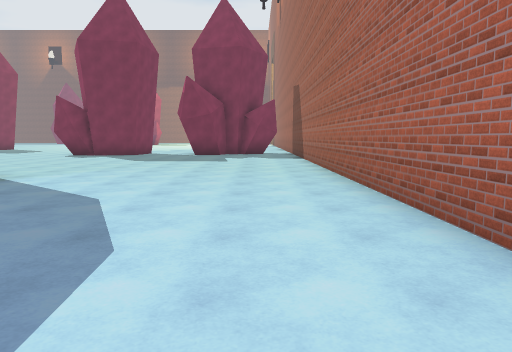
view 1 (above)

24 first-person views from a walk through a scene from a Unity 3-D project. The camera is 1.4 m above the floor, tilts 6° down and sees 70° across. The floor is counted in squares, 2 m on a side. Each view is taken from the middle of a square. On the plan, view 1 faces up. The plan holds only what a view shows up to about 11 squares ahead; the rest is blank. The place goes on beyond the plan. Some surface patterns are stand-ins.

view 2
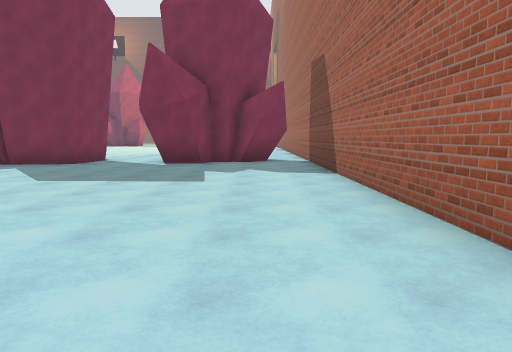

view 3
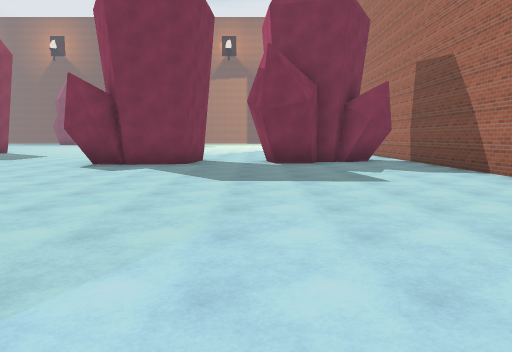

view 4
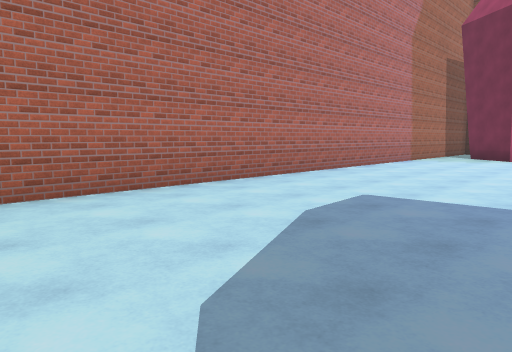

view 5
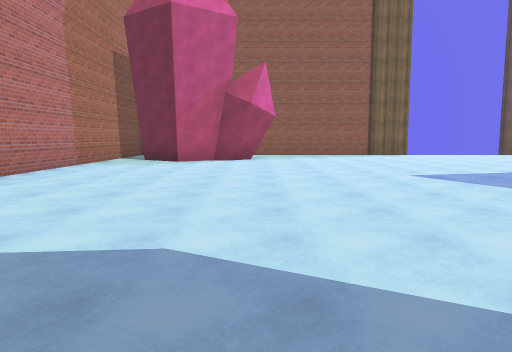

view 6
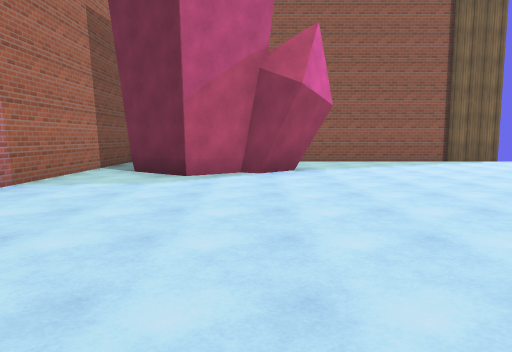

view 7
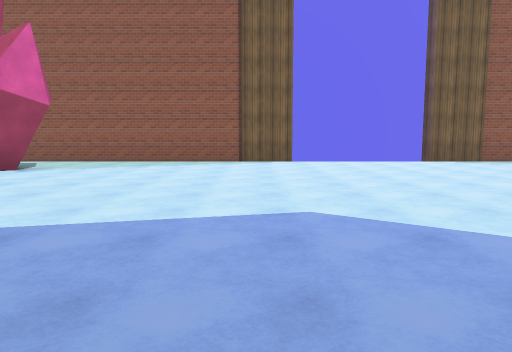

view 8
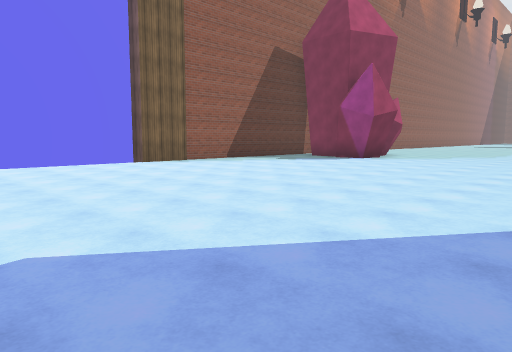

view 9
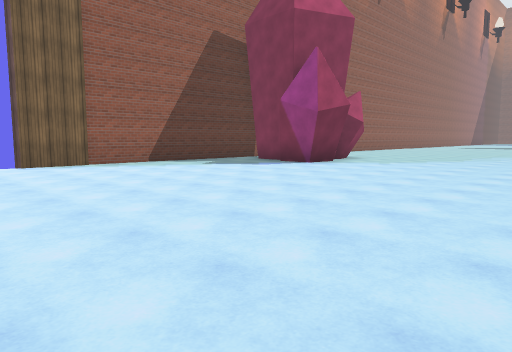

view 10
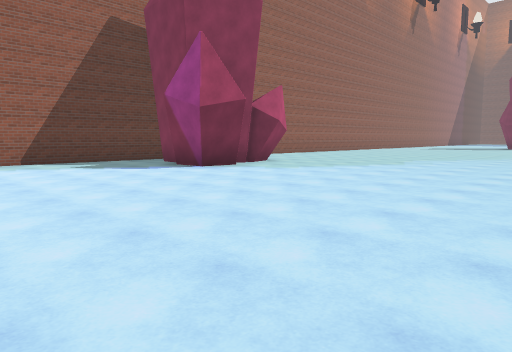

view 11
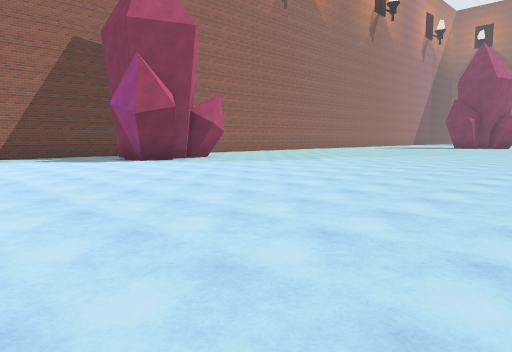

view 12
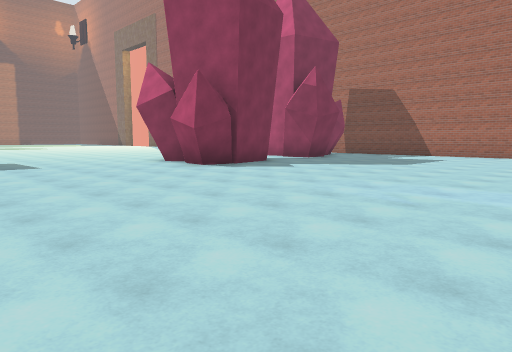

view 13
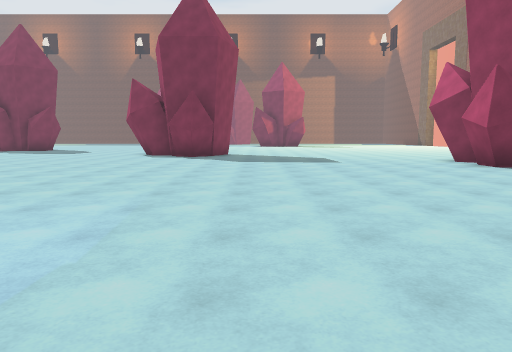

view 14
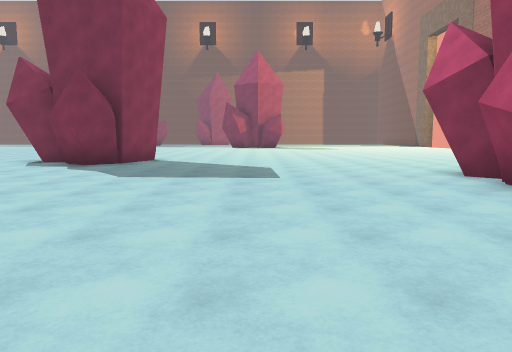

view 15
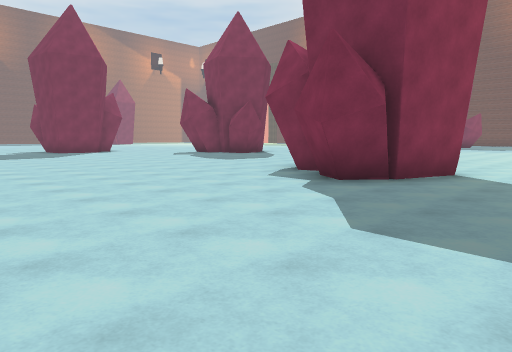

view 16
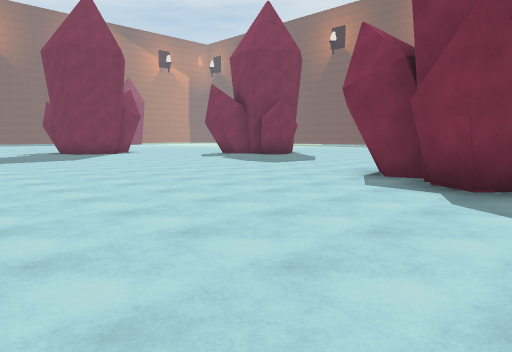

view 17
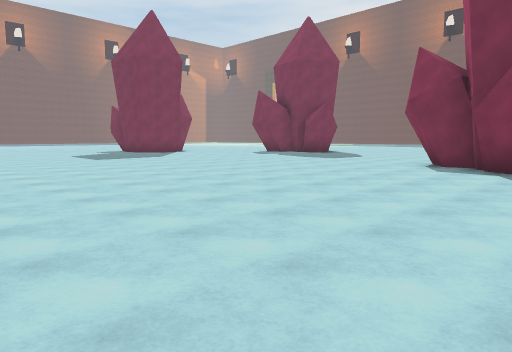

view 18
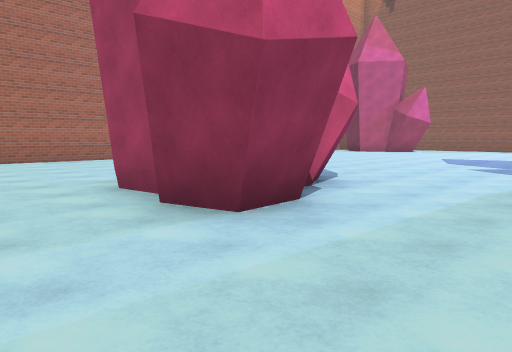

view 19
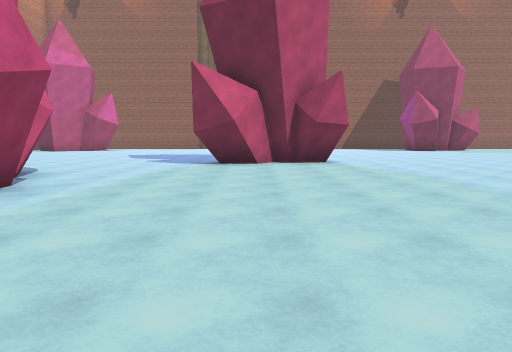

view 20
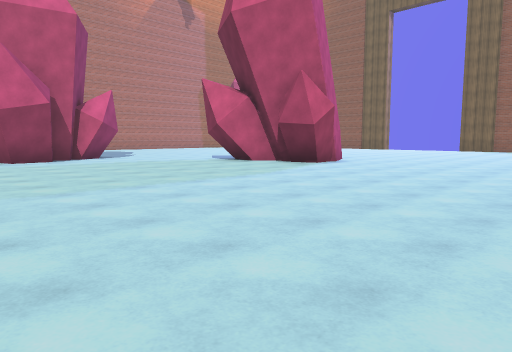

view 21
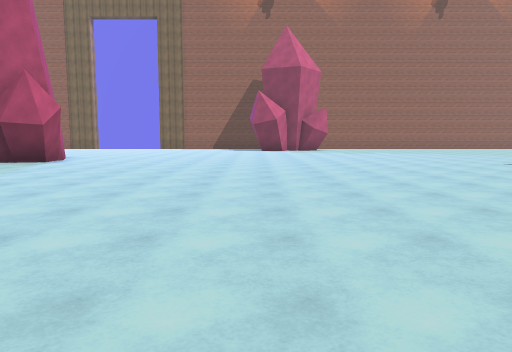

view 22
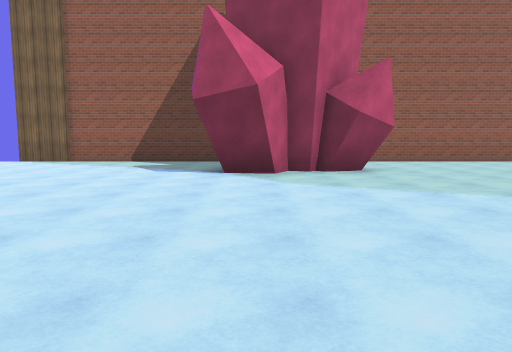

view 23
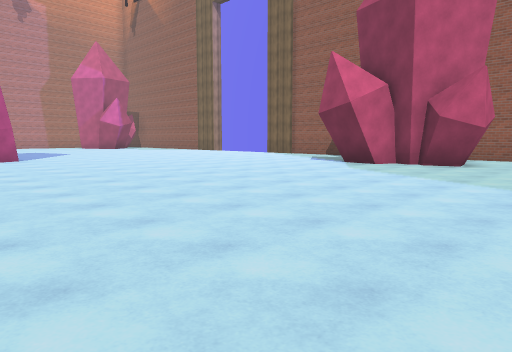

view 24
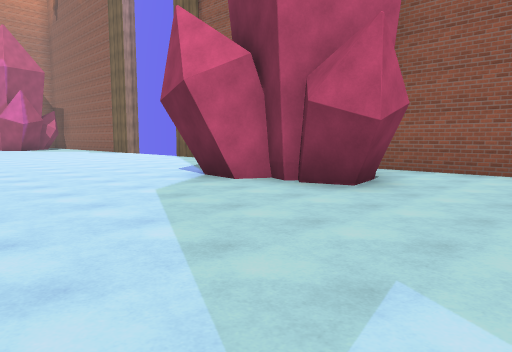

### Floor plan
Points are (right, up) in squares from view 1. A wall is a line through its corners. A room is listed if a view was taken in it or the views show most of it. See-through windows are left out.
Room 1 (views 1, 2, 3, 4, 5, 6, 7, 8, 9, 10, 11, 12, 13, 14, 15, 16, 17, 18, 19, 20, 21, 22, 23, 24)
walls: (-7.8, 5.7) (-7.9, 6.9); (-7.7, 7) (-6.6, 7.2); (-10.6, 1.8) (-9.4, 1.5); (-13.3, 1.2) (-12.5, 1.4); (-11.9, 1) (-11.3, 0.7); (-12.2, 0.9) (-12.1, 0.8) (-12, 0.9); (-13.3, 0.9) (-12.4, 1.2); (-11.5, 0.6) (-10.7, 1.7) (-9.5, 1.4); (-6.7, 3.5) (-7, 4.2) (-7, 4.8); (-6.6, 3.7) (-7, 4.5) (-6.8, 4.8); (-6, 6.7) (-5, 6.8); (-13.1, -0.3) (-13.2, 0.6); (-12.4, -1.6) (-13.1, -0.2); (-7.7, 14.6) (-7.6, 15.5); (-6.4, 14.6) (-6.7, 14.2) (-7.5, 14.4); (-6.8, 16.2) (-7.5, 16.9); (-4.6, 16.1) (-4.8, 14.6) (-6.5, 14.3); (-2.7, 14.8) (-2.9, 15.7); (-15.4, 18.8) (-16.2, 19.4); (-14.5, 19.5) (-15.1, 18.9); (-14.7, 19.9) (-14.7, 19.6); (-16.2, 19.9) (-16.4, 20.4) (-17.3, 20.2) (-17.9, 21.2); (-0.3, 15.3) (-0.6, 15.6) (-0.7, 15.4) (-1.2, 15.5) (-1.6, 14.6) (-2.7, 14.6); (-14.1, 21.5) (-14.6, 19.9); (-19.1, -8.1) (-19, -9.2); (0.8, 15.6) (-0.1, 15.2); (-21.4, -8.4) (-20.7, -8.6) (-20.3, -8) (-20.1, -7.8) (-19.3, -7.9); (-21.8, -8.2) (-21.4, -8.3); (-3.3, -8.9) (-2.4, -8.1) (-1.8, -8.3) (-0.7, -7.6) (0.7, -8.6); (-19.7, -9.9) (-19.7, -10.7); (-22.7, -8.5) (-21.8, -8.2) (-21.3, -8.7) (-21.1, -8.4); (-9.1, -11.8) (-1.1, -11.8); (-13.1, -12.2) (-9.8, -12.2); (-22.4, -9.6) (-22.6, -8.7); (-18.9, -11.8) (-13.1, -11.8); (1.6, -11.5) (1.6, 16.1); (-25.5, -11.8) (-21.1, -11.8)
low walls: (-7.6, 5.6) (-7.6, 6.7) (-6.5, 7); (-11.1, 1.4) (-9.7, 1.1); (-13.3, 0.8) (-12.1, 1.1); (-13.2, 0.6) (-12.1, 0.9) (-11.5, 0.6); (-7, 14.5) (-7.5, 14.6) (-7.4, 15.5); (-1.4, 14.8) (-2.7, 14.8); (-14.7, 19.6) (-15.2, 19) (-16.2, 19.6); (-17.2, 20.5) (-17.5, 20.9); (0.6, 15.7) (-0.3, 15.3); (-20.3, -7.9) (-19.3, -8.1) (-19.3, -9.2); (-3, -8.9) (-2.5, -8.5); (-22.2, -9.7) (-22.4, -8.7) (-21.4, -8.4)

Positions as (right, up) in squares from view 1, and headings:
1: (0, 0), facing up
2: (0, 5), facing up
3: (-3, 5), facing up
4: (-3, 5), facing down-right
5: (-3, 3), facing down
6: (-2, -1), facing down
7: (-8, -1), facing down
8: (-8, -2), facing down-left
9: (-11, -2), facing down-left
10: (-14, -1), facing down-left
11: (-14, 2), facing down-left
12: (-13, 7), facing up-right
13: (-13, 6), facing up
14: (-11, 10), facing up
15: (-12, 14), facing up-left
16: (-14, 14), facing up-left
17: (-14, 11), facing up-left
18: (-10, 9), facing down-right
19: (-11, 11), facing down
20: (-19, 9), facing down-right
21: (-19, 11), facing down
22: (-20, -1), facing down
23: (-25, 1), facing down-right
24: (-25, -4), facing down-right
